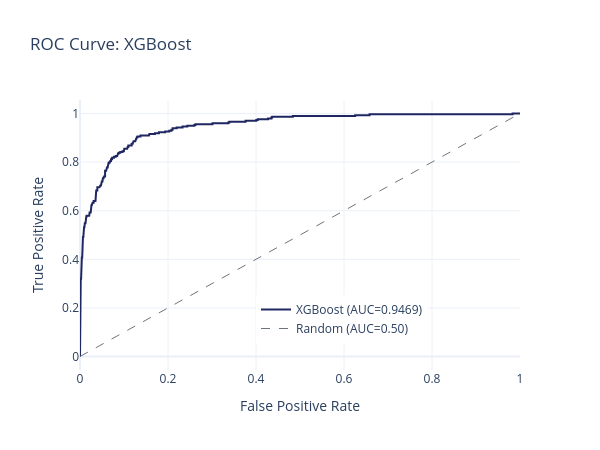

Here is the notebook cell this chart was saved with:
### Markdown cell above
---
## 11. Diagnostic Charts

### Code cell
# Generate and save all universal charts
charts = save_all_universal_charts(y_test, y_pred, y_score, MODEL_NAME, MODEL_SLUG)

for name, fig in charts.items():
    fig.show()

### Figure 1 — Plotly figure (JSON) as saved in the notebook; plotly's stock layout.template omitted (floating-point values rounded to 4 significant figures; data arrays with more than 128 entries replaced by an {"elided": "..."} marker saying what was removed)
{"data": [{"line": {"color": "#1E2761", "width": 2}, "mode": "lines", "name": "XGBoost (AUC=0.9469)", "type": "scatter", "x": {"elided": "211 float values"}, "y": {"elided": "211 float values"}}, {"line": {"color": "#6c757d", "dash": "dash", "width": 1}, "mode": "lines", "name": "Random (AUC=0.50)", "type": "scatter", "x": [0, 1], "y": [0, 1]}], "layout": {"height": 450, "legend": {"x": 0.4, "y": 0.1}, "title": {"text": "ROC Curve: XGBoost"}, "width": 600, "xaxis": {"title": {"text": "False Positive Rate"}}, "yaxis": {"title": {"text": "True Positive Rate"}}}}
